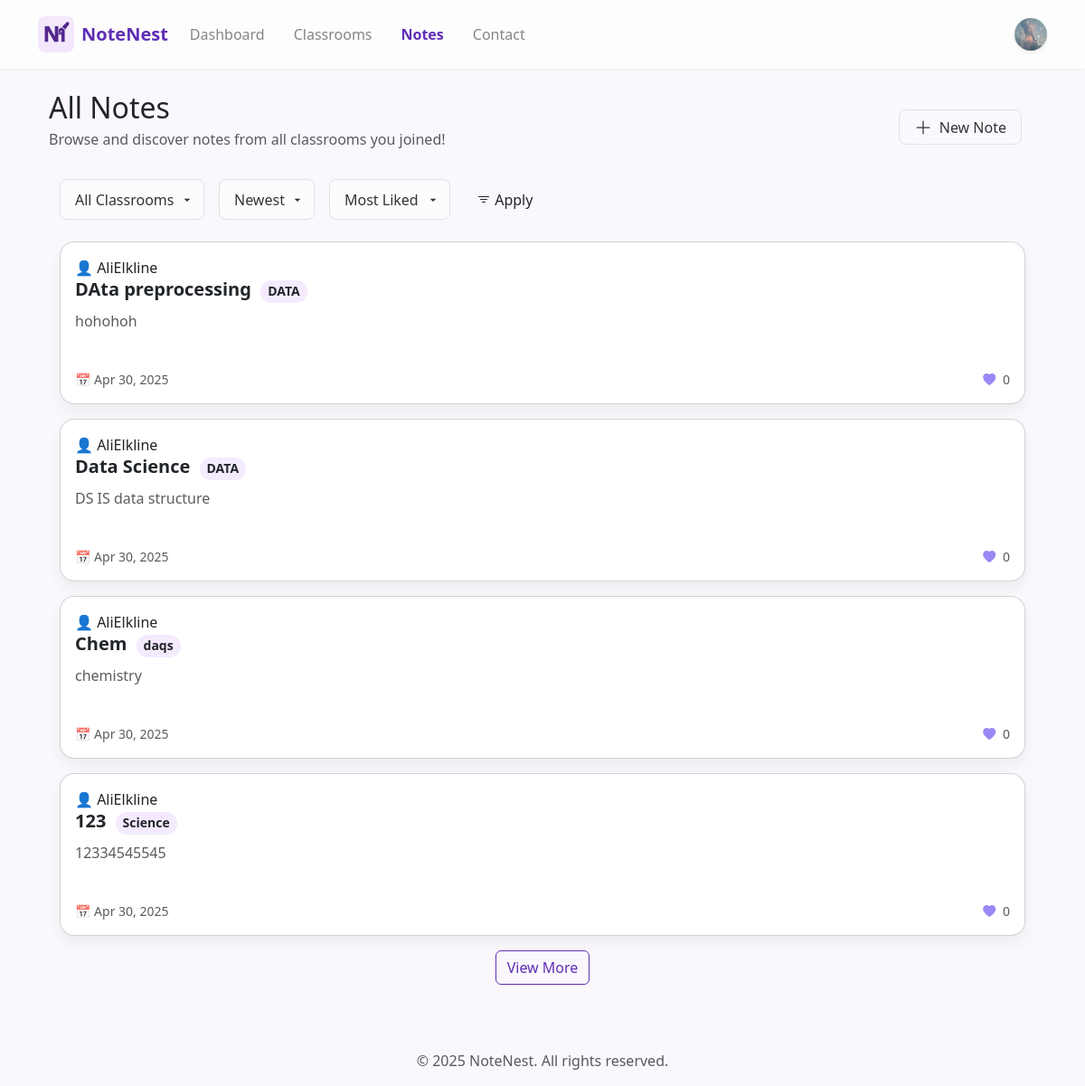
Screenshot of /views/notes/notes.php (signed in) with the database file from the repository.
### tables this page shows
CREATE TABLE `users` (
  `id` int(11) NOT NULL,
  `username` varchar(100) NOT NULL,
  `email` varchar(255) NOT NULL,
  `password` varchar(255) NOT NULL,
  `created_at` timestamp NOT NULL DEFAULT current_timestamp(),
  `profile_image` varchar(255) DEFAULT NULL
);

CREATE TABLE `classroom_notes` (
  `note_id` int(11) NOT NULL,
  `subject_id` int(11) NOT NULL,
  `title` varchar(255) NOT NULL,
  `content` text NOT NULL,
  `uploader_user_id` int(11) NOT NULL,
  `upload_date` datetime DEFAULT current_timestamp(),
  `likes` int(11) DEFAULT 0,
  `bookmarkes` int(11) DEFAULT 0,
  `visibility` enum('public','private') NOT NULL DEFAULT 'public',
  `attachment` varchar(500) DEFAULT NULL
);

CREATE TABLE `classroom_subjects` (
  `subject_id` int(11) NOT NULL,
  `classroom_id` int(11) NOT NULL,
  `subject_name` varchar(255) NOT NULL,
  `notes` int(11) NOT NULL DEFAULT 0,
  `subject_desc` varchar(255) DEFAULT NULL
);

### core/database.php (called while the page is built)
<?php
class Database
{
    private static $pdo = null;
    public static function getConnection()
    {
        if (self::$pdo === null) {
            $dsn = 'mysql:host=localhost;dbname=notenestdb';
            $username = 'root';
            $password = '';
            try {
                self::$pdo = new PDO($dsn, $username, $password);
                self::$pdo->setAttribute(PDO::ATTR_ERRMODE, PDO::ERRMODE_EXCEPTION);
            } catch (PDOException $e) {
                die("Database connection failed :( " . $e->getMessage());
            }
        }
        return self::$pdo;
    }
}

### controllers/ProfileController.php (called while the page is built, shortened)
<?php
require_once __DIR__ . '/../config/init.php';
require_once __DIR__ . '/../models/User.php';
class ProfileController {
    private $userModel;
    private $userId;
    public function __construct($userId) {
        $this->pdo = Database::getConnection();
        $this->userModel = new User($this->pdo);
        $this->userId = intval($userId);
    }
    public function getUserData() {
        return $this->userModel->getById($this->userId);
    }
}

### models/User.php (called while the page is built, shortened)
<?php
class User {
    private $pdo;
    public function __construct($pdo) {
        $this->pdo = $pdo;
    }
    public function getById($id) {
        $stmt = $this->pdo->prepare("SELECT * FROM users WHERE id = ?");
        $stmt->execute([$id]);
        return $stmt->fetch(PDO::FETCH_ASSOC);
    }
}

### controllers/NoteController.php (called while the page is built, shortened)
<?php
require_once __DIR__ . '/../config/init.php';
require_once __DIR__ . '/../models/Note.php';
require_once __DIR__ . '/../models/Classroom.php';
class NoteController {
    private $noteModel;
    private $classroomModel;
    public function __construct() {
        $this->pdo = Database::getConnection();
        $this->noteModel = new Note($this->pdo);
        $this->classroomModel = new Classroom($this->pdo);
    }
    public function showNotesPage() {
        $user_id = $_SESSION['user_id'];
        $classroom_id = filter_input(INPUT_GET, 'classroom_id', FILTER_SANITIZE_NUMBER_INT);
        $sort_likes = filter_input(INPUT_GET, 'sort_likes', FILTER_SANITIZE_STRING);
        $sort_date = filter_input(INPUT_GET, 'sort_date', FILTER_SANITIZE_STRING);
        $filters = [
            'classroom_id' => $classroom_id,
            'sort_likes' => $sort_likes,
            'sort_date' => $sort_date
        ];
        $notes = $this->noteModel->getFilteredNotes($user_id, $filters);
        $classrooms = $this->classroomModel->getClassroomsByUserId($user_id);
        return [
            'notes' => $notes,
            'classrooms' => $classrooms
        ];
    }
}

### models/Note.php (called while the page is built, shortened)
<?php
class Note
{
    private $pdo;
    public function __construct($pdo)
    {
        $this->pdo = $pdo;
    }
    public function getFilteredNotes($user_id, $filters = [])
    {
        $query = "
            SELECT cn.*, cs.subject_name, u.username
        FROM classroom_notes cn
        JOIN classroom_subjects cs ON cn.subject_id = cs.subject_id
        JOIN classroom_members cm ON cs.classroom_id = cm.classroom_id
        JOIN users u ON u.id = cn.uploader_user_id
        WHERE cm.user_id = ?
        ";
        $params = [$user_id];
        $query .= " ORDER BY ";
        $sorts = [];
        if (empty($sorts)) {
            $query .= "cn.upload_date DESC";
        } else {
            $query .= implode(', ', $sorts);
        }
        $stmt = $this->pdo->prepare($query);
        $stmt->execute($params);
        return $stmt->fetchAll(PDO::FETCH_ASSOC);
    }
}

### models/Classroom.php (called while the page is built, shortened)
<?php
class Classroom {
    private $pdo;
    public function __construct($pdo) {
        $this->pdo = $pdo;
    }
    public function getClassroomsByUserId($user_id) {
        $stmt = $this->pdo->prepare("SELECT c.* FROM classrooms c
                                    JOIN classroom_members cm ON c.classroom_id = cm.classroom_id
                                    WHERE cm.user_id = ?");
        $stmt->execute([$user_id]);
        return $stmt->fetchAll(PDO::FETCH_ASSOC);
    }
}

### views/notes/notes.php (the view, shortened to what this page needs)
<?php
require_once __DIR__ . '/../../controllers/NoteController.php';
$controller = new NoteController();
$data = $controller->showNotesPage();
$notes = $data['notes'];
?>
<!DOCTYPE html>
<html lang="en">
<head>
    <link href="https://cdn.jsdelivr.net/npm/bootstrap@5.3.2/dist/css/bootstrap.min.css" rel="stylesheet">
    <link rel="stylesheet" href="../../public/assets/css/main.css">
    <link rel="stylesheet" href="../../public/assets/css/navbar.css">
    <link rel="stylesheet" href="../../public/assets/css/notes.css">
    <link href="https://cdn.jsdelivr.net/npm/bootstrap-icons@1.10.5/font/bootstrap-icons.css" rel="stylesheet">
</head>
<body>
    <?php include '../partials/navbar.php'; ?>
    <div class="main-content p-4 w-100 container">
        <div class="d-flex flex-column flex-md-row justify-content-between align-items-start align-items-md-center mb-3">
            <div>
                <h2 class="mb-1">All Notes</h2>
                <p class="text-muted">Browse and discover notes from all classrooms you joined!</p>
            </div>
            <div class="p-3">
                <button class="btn-login border px-3 d-inline-flex align-items-center" data-bs-toggle="modal" data-bs-target="#selectNoteContextModal">
                    <svg xmlns="http://www.w3.org/2000/svg" width="20" height="20" fill="currentColor" class="bi bi-plus-lg me-2" viewBox="0 0 16 16">
                        <path fill-rule="evenodd" d="M8 2a.5.5 0 0 1 .5.5v5h5a.5.5 0 0 1 0 1h-5v5a.5.5 0 0 1-1 0v-5h-5a.5.5 0 0 1 0-1h5v-5A.5.5 0 0 1 8 2" />
                    </svg>
                    New Note
                </button>
            </div>
        </div>
        <form method="GET" class="container d-flex flex-wrap align-items-center gap-3 my-3">
            <div>
                <select name="classroom_id" class="form-select d-inline-block w-auto btn-notes-dropdown">
                    <option value="all" <?= !isset($_GET['classroom_id']) || $_GET['classroom_id'] === 'all' ? 'selected' : '' ?>>All Classrooms</option>
                </select>
            </div>
            <div>
                <select name="sort_date" class="form-select d-inline-block w-auto btn-notes-dropdown">
                    <option value="newest" <?= (!isset($_GET['sort_date']) || $_GET['sort_date'] === 'newest') ? 'selected' : '' ?>>Newest</option>
                </select>
            </div>
            <div>
                <select name="sort_likes" class="form-select d-inline-block w-auto btn-notes-dropdown">
                    <option value="mostLiked" <?= (!isset($_GET['sort_likes']) || $_GET['sort_likes'] === 'mostLiked') ? 'selected' : '' ?>>Most Liked</option>
                </select>
            </div>
            <div>
                <button type="submit" class="btn custom-style">
                    <i class="bi bi-filter"></i> Apply
                </button>
            </div>
        </form>
        <div id="notes-container" class="container mt-4">
            <?php if (empty($notes)): ?>
                <div class="col-12">
                    <div class="alert alert-secondary text-center" role="alert">
                        No notes found.
                    </div>
                </div>
            <?php else: ?>
                <?php foreach ($notes as $index => $note): ?>
                    <a href="../notes/single.php?note_id=<?= $note["note_id"] ?>" class="text-decoration-none text-reset">
                        <div class="col-12 mb-3 note-card <?= $index >= 4 ? 'd-none extra-note' : '' ?>">
                            <div class="card card-custom p-3 d-flex flex-column position-relative w-100">
                                <span>👤 <?= htmlspecialchars($note['username']) ?></span>
                                <h5 class="fw-semibold mb-2"><?= htmlspecialchars($note['title']) ?> <span class='subject-pill px-2 py-1'> <?= htmlspecialchars($note['subject_name']) ?></span></h5>
                                <p class="text-muted mb-3"><?= htmlspecialchars(mb_strimwidth($note['content'], 0, 30, '...')) ?></p>
                                <div class="mt-auto d-flex justify-content-between align-items-center text-muted small">
                                    <span>📅 <?= date('M d, Y', strtotime($note['upload_date'])) ?></span>
                                    <span><i class="bi bi-heart-fill like-heart me-1 purple-icon"></i> <?= $note['likes'] ?? 0 ?> </span>
                                </div>
                            </div>
                        </div>
                    </a>
                <?php endforeach; ?>
            <?php endif; ?>
            <?php if (count($notes) > 4): ?>
                <div class="text-center mt-3">
                    <button class="btn veiw-more-btn" id="toggle-notes-btn">View More</button>
                </div>
            <?php endif; ?>
        </div>
    </div>
<?php include '../partials/footer.php'; ?>

### views/partials/navbar.php (shortened to what this page needs)
<?php
require_once __DIR__ .'/../../config/init.php';
require_once __DIR__ .'/../../controllers/ProfileController.php';
if (isset($_SESSION['user_id'])) {
  $user_id = $_SESSION['user_id'];
  $controller = new ProfileController($user_id);
  $user = $controller->getUserData();
  $profile_picture = '../../public/uploads/profile_pictures/' . $user['profile_image'];
}
$currentPage = basename($_SERVER['PHP_SELF']);
?>
<nav class="navbar navbar-expand-lg">
  <div class="container ">
    <a class="navbar-brand" href="../main/home.php">
      <img src="../../public/assets/images/logo.png" alt="NoteNest Logo">
      NoteNest
    </a>
    <div class="collapse navbar-collapse" id="navbarNavAltMarkup">
      <div class="navbar-nav">
        <a class="nav-link <?= ($currentPage === 'dashboard.php') ? 'active text-primary' : '' ?>" href="../main/dashboard.php">Dashboard</a>
        <a class="nav-link <?= ($currentPage === 'classrooms.php') ? 'active text-primary' : '' ?>" href="../pages/classrooms.php">Classrooms</a>
        <a class="nav-link <?= ($currentPage === 'notes.php') ? 'active text-primary' : '' ?>" href="../notes/notes.php">Notes</a>
        <a class="nav-link <?= ($currentPage === 'contact.php') ? 'active text-primary' : '' ?>" href="../pages/contact.php">Contact</a>
      </div>
      <div class="auth-links ms-auto">
        <?php if (!isset($_SESSION['user_id'])): ?>
          <a href="../auth/login.php"><button class="btn-login">Log in</button></a>
          <a href="../auth/signup.php"><button class="btn-signup">Sign up</button></a>
        <?php else: ?>
          <div class="dropdown position-relative">
            <a href="#" class="d-flex align-items-center text-decoration-none dropdown-toggle" data-bs-toggle="dropdown" aria-expanded="false">
              <img src="<?php echo htmlspecialchars($profile_picture); ?>" alt="Profile Picture" width="36" height="36" class="rounded-circle shadow-sm">
            </a>
          </div>
        <?php endif; ?>
      </div>
    </div>
  </div>
</nav>

### public/assets/css/main.css (style rules this page uses)
:root { --primary-color: #5f2eb5; --secondary-color: #d9c5f5; --primary-color-dark: #4a2191; }
.purple-icon { color: var(--primary-color); }

### public/assets/css/navbar.css (style rules this page uses)
body { background-color: #FAF8FD; font-family: 'Segoe UI', sans-serif; }
.navbar { background-color: #fdfdfd; padding: 0.8rem 1rem; box-shadow: 0 1px 6px rgba(0, 0, 0, 0.05); }
.navbar-brand { font-weight: bold; color: var(--primary-color); display: flex; align-items: center; }
.navbar-brand img { height: 40px; margin-right: 8px; border-radius: 8px; }
.nav-link { color: #858585; margin-right: 1rem; font-weight: 500; }
.auth-links { margin-left: auto; display: flex; gap: 0.8rem; }
.btn-login { background: none; border: none; color: #333; font-weight: 500; padding: 0.4rem 1rem; border-radius: 8px; transition: all 0.3s ease; }
.dropdown-toggle::after { display: none !important; }
.nav-link.active { color: var(--primary-color) !important; font-weight: bold; }
.dropdown { position: relative !important; }
.dropdown.position-relative { position: relative; }

### public/assets/css/notes.css (style rules this page uses)
.btn-notes-dropdown { appearance: none; background-size: 16px 16px; color: #333; padding: 0.6rem 1rem; padding-right: 2rem; border-radius: 8px; transition: all 0.3s ease; min-width: 5rem; text-align: left; }
.like-heart { color: #9B87F5; margin-top: 25%; }
.subject-pill { display: inline-block; background-color: #F4EBFF; border-radius: 12px; text-align: left; font-size: 85%; }
.veiw-more-btn { color: var(--primary-color); border: var(--primary-color) 1px solid; transition: all 0.3s ease; }
.card-custom { flex: 1 1 auto; display: flex; flex-direction: column; justify-content: space-between; height: 180px; border-radius: 1rem; box-shadow: 0 0.5rem 1rem rgba(0, 0, 0, 0.05); padding: 2rem; transition: 0.2s ease; }
.subject-pill { display: inline-block; background-color: #F4EBFF; border-radius: 12px; text-align: left; font-size: 70%; margin-left: 5px; }

### rows the page displays
users: profile_image (picture)
classroom_notes: uploader_user.username "AliElkline", title "DAta preprocessing", subject.subject_name "DATA", content "hohohoh", upload_date "Apr 30, 2025", likes "0"
classroom_notes: uploader_user.username "AliElkline", title "Data Science", subject.subject_name "DATA", content "DS IS data structure", upload_date "Apr 30, 2025", likes "0"
classroom_notes: uploader_user.username "AliElkline", title "Chem", subject.subject_name "daqs", content "chemistry", upload_date "Apr 30, 2025", likes "0"
classroom_notes: uploader_user.username "AliElkline", title "123", subject.subject_name "Science", content "12334545545", upload_date "Apr 30, 2025", likes "0"
